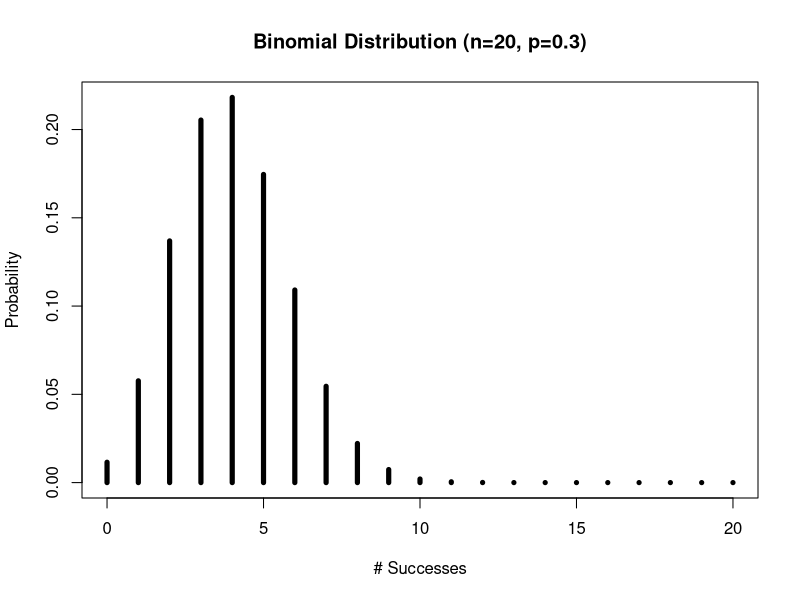

Write R code to recreate this figure.
n = 20
p = 0.2

#a
k = 4
dbinom(k,n,p)

#b
success <- 0:20
plot(success, dbinom(success, n, p),
     type='h',
     main='Binomial Distribution (n=20, p=0.3)',
     ylab='Probability',
     xlab ='# Successes',
     lwd=5)

#c
sprintf("Mean: %d", n*p)
sprintf("Variance: %.2f", n*p*(1-p))
